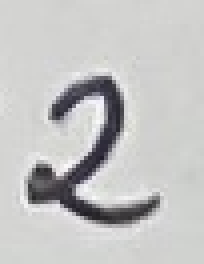
#> input picture images/handwritten_2.png, 51 x 66 px (shown 4 times larger)
$ jupyter execute --allow-errors new_neural_networks.ipynb   (shell and % lines are left out)
#> lines starting #> are read from the running program, lines starting #| are printed output that depends on the picture; after the words box and inside, x2 and y2 are one past the last pixel; in counts of white or black regions, pixels touching at a corner belong together
#> further down, image1 is the input picture: shape (66, 51, 3); mean B, G, R 195.1, 195.6, 195.6
### notebooks/neural_network_scripts/image_processing.py
"""
image-processing.py
~~~~~~~~~~


"""


#### Libraries
# Standard library
import math

# Third-party libraries
import numpy as np
import cv2
import matplotlib.pyplot as plt
from scipy import ndimage

def getBestShift(img):
    cy,cx = ndimage.measurements.center_of_mass(img)

    rows,cols = img.shape
    shiftx = np.round(cols/2.0-cx).astype(int)
    shifty = np.round(rows/2.0-cy).astype(int)

    return shiftx,shifty


def shift(img,sx,sy):
    rows,cols = img.shape
    M = np.float32([[1,0,sx],[0,1,sy]])
    shifted = cv2.warpAffine(img,M,(cols,rows))
    return shifted

def process_image(file_path):

    # read the image
#> called with file_path = '../images/handwritten_2.png'
    gray = cv2.imread(file_path, cv2.IMREAD_GRAYSCALE)
#> gray: shape (66, 51); min 31, max 249, mean 195

    # rescale it to 28px by 28px and invert it (black background)
    gray = cv2.resize(255-gray, (28, 28))
#> gray: shape (28, 28)

    # better black and white version
    (thresh, gray) = cv2.threshold(gray, 128, 255, cv2.THRESH_BINARY | cv2.THRESH_OTSU)
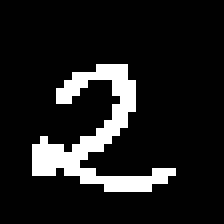
#> gray: shape (28, 28) (shown 8 times larger); 11.6% white in thin lines or dots, all inside (x1, y1, x2, y2) = (4, 8, 22, 24)
#> thresh = 109

    ### Size normal images to fit in 20px by 20px box
    # remove every row and column at the sides of the image which are completely black
    while np.sum(gray[0]) == 0:
        gray = gray[1:]
#> this loop made 8 passes
#> gray: shape (20, 28); 16.2% white in thin lines or dots, all inside (x1, y1, x2, y2) = (4, 0, 22, 16)

    while np.sum(gray[:,0]) == 0:
        gray = np.delete(gray,0,1)
#> this loop made 4 passes
#> gray: shape (20, 24); 19% white in thin lines or dots, all inside (x1, y1, x2, y2) = (0, 0, 18, 16)

    while np.sum(gray[-1]) == 0:
        gray = gray[:-1]

    while np.sum(gray[:,-1]) == 0:
        gray = np.delete(gray,-1,1)
#> this loop made 6 passes

    rows,cols = gray.shape
#> rows = 16; cols = 18

    # Resize outer box to fit into a 20px by 20px box
    if rows > cols:
        factor = 20.0/rows
        rows = 20
        cols = int(round(cols*factor))
        # first cols than rows
        gray = cv2.resize(gray, (cols,rows))
    else:
        factor = 20.0/cols
#> factor = 1.11
        cols = 20
        rows = int(round(rows*factor))
#> rows = 18
        # first cols than rows
        gray = cv2.resize(gray, (cols, rows))

    # Pad missing black rows and columns to add 0s to the sides until image is
    # 28px by 28px
    colsPadding = (int(math.ceil((28-cols)/2.0)),int(math.floor((28-cols)/2.0)))
    rowsPadding = (int(math.ceil((28-rows)/2.0)),int(math.floor((28-rows)/2.0)))
#> rowsPadding = (5, 5)
    gray = np.lib.pad(gray,(rowsPadding,colsPadding),'constant')
#> gray: shape (28, 28)

    # Shift inner 20px by 20px box to be centered using center of mass
    shiftx,shifty = getBestShift(gray)
#> in getBestShift, `cy,cx = ndimage.measurements.center_of_mass(img)`: cy = 14.62; cx = 12.51
#> in getBestShift, `shiftx = np.round(cols/2.0-cx).astype(int)`: shiftx = 1
#> in getBestShift, `shifty = np.round(rows/2.0-cy).astype(int)`: shifty = -1
#> shiftx = 1; shifty = -1
    shifted = shift(gray,shiftx,shifty)
#> in shift, `M = np.float32([[1,0,sx],[0,1,sy]])`: M = [[1, 0, 1], [0, 1, -1]]
#> in shift, `shifted = cv2.warpAffine(img,M,(cols,rows))`:
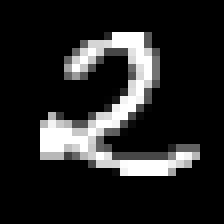
#> shifted: shape (28, 28) (shown 8 times larger); min 0, max 255, mean 36.8
    gray = shifted


    # # save the processed images
    # cv2.imwrite("processed_handwritten_2.png", gray)

    """
    we need to store the flatten image and generate
    the correct_vals array
    correct_val for the first digit (9) would be
    [0,0,0,0,0,0,0,0,0,1]
    """
    # images = [flatten]
    # correct_val = np.zeros((10))
    # correct_val[2] = 1

    return gray


def print_image(image, ax=None):

    if image.shape == (784, 1):
        image = image.reshape(28, 28)

    plt.imshow(image, cmap='gray')

### notebooks/neural_network_scripts/network.py
"""
network.py
~~~~~~~~~~

A module to implement the stochastic gradient descent learning
algorithm for a feedforward neural network.  Gradients are calculated
using backpropagation.  Note that I have focused on making the code
simple, easily readable, and easily modifiable.  It is not optimized,
and omits many desirable features.
"""

#### Libraries
# Standard library
import random

# Third-party libraries
import numpy as np

class Network(object):

    def __init__(self, sizes):
        """The list ``sizes`` contains the number of neurons in the
        respective layers of the network.  For example, if the list
        was [2, 3, 1] then it would be a three-layer network, with the
        first layer containing 2 neurons, the second layer 3 neurons,
        and the third layer 1 neuron.  The biases and weights for the
        network are initialized randomly, using a Gaussian
        distribution with mean 0, and variance 1.  Note that the first
        layer is assumed to be an input layer, and by convention we
        won't set any biases for those neurons, since biases are only
        ever used in computing the outputs from later layers."""
        self.num_layers = len(sizes)
        self.sizes = sizes
        self.biases = [np.random.randn(y, 1) for y in sizes[1:]]
        self.weights = [np.random.randn(y, x)
                        for x, y in zip(sizes[:-1], sizes[1:])]

    def feedforward(self, a):
        """Return the output of the network if ``a`` is input."""
        for b, w in zip(self.biases, self.weights):
            a = sigmoid(np.dot(w, a)+b)
        return a

    # [90 lines left out: functions SGD, update_mini_batch, backprop, evaluate, cost_derivative, not called in this run]

    def predict(self, image):
        """
        all images in the training set have an range from 0-1
        and not from 0-255 so we divide our flatten images
        (a one dimensional vector with our 784 pixels)
        to use the same 0-1 based range
        """
        flatten = image.reshape(784, 1) / 255.0
#> flatten = 784 values, max 1 at index 126, min 0 at index 0, mean 0.144

        output = self.feedforward(flatten)
#> output = [0.0838, 8.17e-06, 1, 0.109, 0.147, 0.362, 0.948, 0.0001, 0.0143, 0.0372]

        prediction = np.argmax(output)
#> prediction = 2

        return prediction

#### Miscellaneous functions
def sigmoid(z):
    """The sigmoid function."""
    return 1.0/(1.0+np.exp(-z))

def sigmoid_prime(z):
    """Derivative of the sigmoid function."""
    return sigmoid(z)*(1-sigmoid(z))

### notebooks/neural_network_scripts/mnist_loader.py
"""
mnist_loader
~~~~~~~~~~~~

A library to load the MNIST image data.  For details of the data structures that are returned, see the doc strings for ``load_data``
and ``load_data_wrapper``.  In practice, ``load_data_wrapper`` is the funciton usually called by our neural network code.
"""


#### Libraries
# Standard library
import pickle
import gzip

# Third-party libraries
import numpy as np

def load_data(file_path):
    """Return the MNIST data as a tuple containing the training data,
    the validation data, and the test data.

    The ``training_data`` is returned as a tuple with two entries.
    The first entry contains the actual training images.  This is a
    numpy ndarray with 50,000 entries.  Each entry is, in turn, a
    numpy ndarray with 784 values, representing the 28 * 28 = 784
    pixels in a single MNIST image.

    The second entry in the ``training_data`` tuple is a numpy ndarray
    containing 50,000 entries.  Those entries are just the digit
    values (0...9) for the corresponding images contained in the first
    entry of the tuple.

    The ``validation_data`` and ``test_data`` are similar, except
    each contains only 10,000 images.

    This is a nice data format, but for use in neural networks it's
    helpful to modify the format of the ``training_data`` a little.
    That's done in the wrapper function ``load_data_wrapper()``, see
    below.
    """

    f = gzip.open(file_path, 'rb')
    training_data, validation_data, test_data = pickle.load(f, encoding='latin1')
    f.close()
    return (training_data, validation_data, test_data)

def load_data_wrapper(file_path):
    """Return a tuple containing ``(training_data, validation_data,
    test_data)``.  Based on ``load_data``, but the format is more
    convenient for use in our implementation of neural networks.

    In particular, ``training_data`` is a list containing 50,000
    2-tuples ``(x, y)``.  ``x`` is a 784-dimensional numpy.ndarray
    containing the input image.  ``y`` is a 10-dimensional
    numpy.ndarray representing the unit vector corresponding to the
    correct digit for ``x``.

    ``validation_data`` and ``test_data`` are lists containing 10,000
    2-tuples ``(x, y)``.  In each case, ``x`` is a 784-dimensional
    numpy.ndarray containing the input image, and ``y`` is the
    corresponding classification, i.e., the digit values (integers)
    corresponding to ``x``.

    Obviously, this means we're using slightly different formats for
    the training data and the validation / test data.  These formats
    turn out to be the most convenient for use in our neural network
    code."""
    tr_d, va_d, te_d = load_data(file_path)
    training_inputs = [np.reshape(x, (784, 1)) for x in tr_d[0]]
    training_results = [vectorized_result(y) for y in tr_d[1]]
    training_data = list(zip(training_inputs, training_results))
    validation_inputs = [np.reshape(x, (784, 1)) for x in va_d[0]]
    validation_data = zip(validation_inputs, va_d[1])
    test_inputs = [np.reshape(x, (784, 1)) for x in te_d[0]]
    test_data = list(zip(test_inputs, te_d[1]))
    return (training_data, validation_data, test_data)

# [8 lines left out: function vectorized_result, not called in this run]

### notebooks/new_neural_networks.ipynb
# Introduction

## Download dataset and custom Python modules

[cell 1]
# Clone repo containing MNIST data and the neural network modules

[cell 2]
import os
import sys

gh_dir = os.getcwd()+'/Stanford-ML-Class'

# Specify where Python should look when importing custom modules
import sys
sys.path.insert(0,gh_dir+'/notebooks/neural_network_scripts')

## Important Python Libraries for Data Science

[cell 3]
# For organizing and manipulating data
import numpy as np

# For Plotting
import matplotlib.pyplot as plt
import cv2

# Import custom neural network modules
import mnist_loader
import network
import image_processing
import plotting

# Read Data

[cell 4]
# Load datasets
file_path = gh_dir+"/data/mnist.pkl.gz"
# Load datasets
#> (the rest of this cell did not finish here and is left out)

## Visualizing the Dataset

### The First Digit From the Training Dataset

#> (a cell that did not finish here is left out)

### The Second Digit From the Training Dataset

#> (a cell that did not finish here is left out)

[cell 7]
# Create a three layer neural network.  The first layer has 784 input neurons
# (one for each of the 784 pixels in the 28px by 28px image being fed in), the
# second layer has 30 neurons, and the third layer has 10 output neurons, one
# for each digit 0-9 representing the model's estimated probability of the
# image being that digit.
net = network.Network([784, 30, 10])

#> (a cell that did not finish here is left out)

# Generating Predictions From Your Own Handwriting

## Image1

[cell 9]
# Original Image
image1_path = "../images/handwritten_2.png"
image1 = cv2.imread(image1_path)
plt.imshow(image1);

# processed_image1 = \
# image_processing.process_image("../images/handwritten_2.png")

[cell 10]
# Processed image
processed_image1 = \
image_processing.process_image(image1_path)
image_processing.print_image(processed_image1)

[cell 11]
# Make prediction
net.predict(processed_image1)
#> Out = 2

## Image2

[cell 12]
# Original Image
image2_path = "../images/handwritten_8.jpg"
image2 = cv2.imread(image2_path)
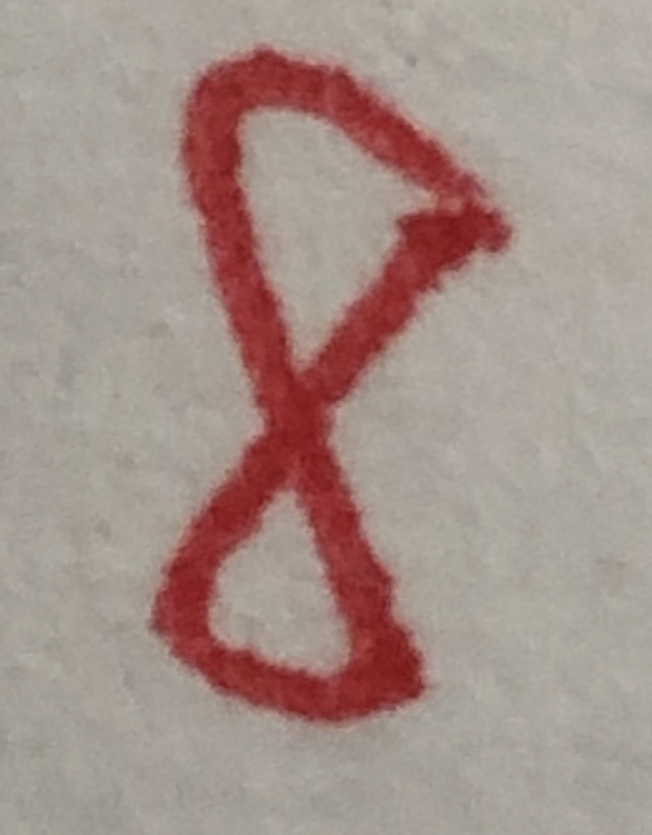
#> input picture images/handwritten_8.jpg, 1304 x 1670 px (shown at 1/2 size)
#> image2 is the input picture: shape (1670, 1304, 3); mean B, G, R 137.5, 145, 164.9
plt.imshow(image2);

[cell 13]
# Processed Image
processed_image2 = \
image_processing.process_image(image2_path)
#> in process_image (call 2), `(thresh, gray) = cv2.threshold(gray, 128, 255, cv2.THRESH_BINARY | cv2..`: gray: shape (28, 28); 15.6% white in thin lines or dots, all inside (x1, y1, x2, y2) = (7, 2, 22, 24)
#> the loop in process_image (call 2), `while np.sum(gray[0]) == 0:` made 2 passes
#> the loop in process_image (call 2), `while np.sum(gray[:,0]) == 0:` made 7 passes
#> after the loop in process_image (call 2), `while np.sum(gray[:,0]) == 0:`: gray: shape (26, 21); 22.3% white in thin lines or dots, all inside (x1, y1, x2, y2) = (0, 0, 15, 22)
#> the loop in process_image (call 2), `while np.sum(gray[-1]) == 0:` made 4 passes
#> the loop in process_image (call 2), `while np.sum(gray[:,-1]) == 0:` made 6 passes
#> call 2 of shift, with sx = 2, sy = 1
#> in shift (call 2), `M = np.float32([[1,0,sx],[0,1,sy]])`: M = [[1, 0, 2], [0, 1, 1]]
#> in shift (call 2), `shifted = cv2.warpAffine(img,M,(cols,rows))`:
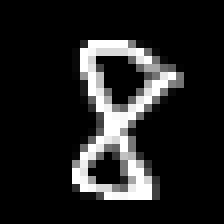
#> shifted: shape (28, 28) (shown 8 times larger); min 0, max 255, mean 33.5
image_processing.print_image(processed_image2)

[cell 14]
net.predict(processed_image2)
#> Out = 2

## Image3

[cell 15]
# Original Image
image3_path = "../images/handwritten_4.jpg"
image3 = cv2.imread(image3_path)
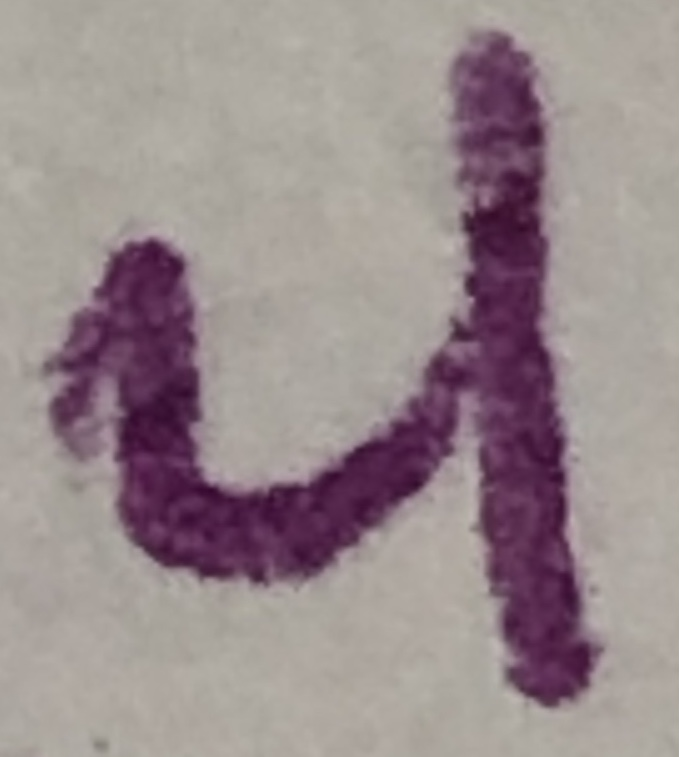
#> input picture images/handwritten_4.jpg, 679 x 757 px
#> image3 is the input picture: shape (757, 679, 3); mean B, G, R 141.5, 139.5, 153.6
plt.imshow(image3);

[cell 16]
# Processed Image
processed_image3 = \
image_processing.process_image(image3_path)
#> call 3 of process_image, with file_path = '../images/handwritten_4.jpg'
#> in process_image (call 3), `gray = cv2.imread(file_path, cv2.IMREAD_GRAYSCALE)`:
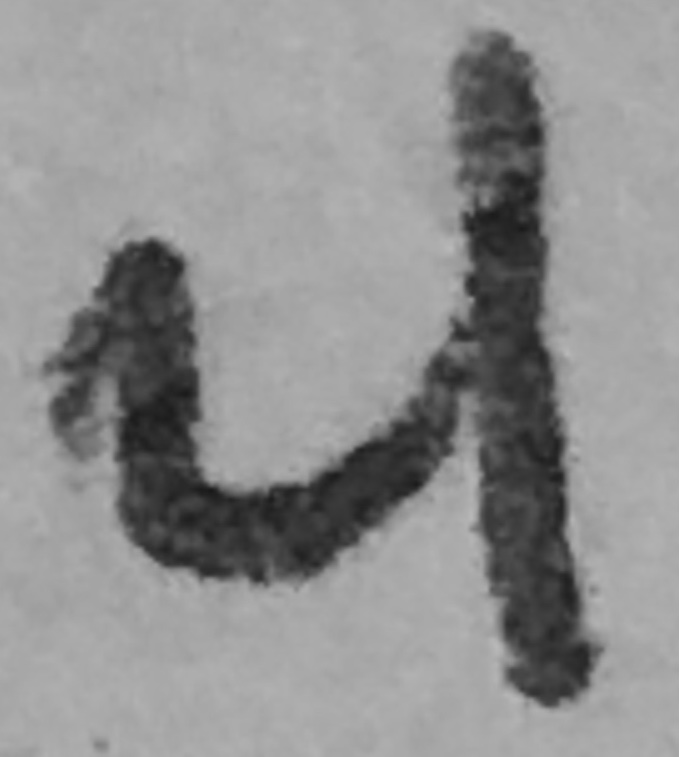
#> gray: shape (757, 679); min 25, max 185, mean 143.9
#> in process_image (call 3), `gray = cv2.resize(255-gray, (28, 28))`:
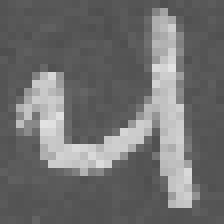
#> gray: shape (28, 28) (shown 8 times larger); min 78, max 227, mean 111.1
#> in process_image (call 3), `(thresh, gray) = cv2.threshold(gray, 128, 255, cv2.THRESH_BINARY | cv2..`:
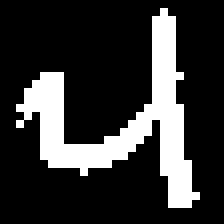
#> gray: shape (28, 28) (shown 8 times larger); 20.8% white; 1 white region, box (x1, y1, x2, y2) and area: (2, 1, 25, 26) 163
#> in process_image (call 3), `(thresh, gray) = cv2.threshold(gray, 128, 255, cv2.THRESH_BINARY | cv2..`: thresh = 139
#> the loop in process_image (call 3), `while np.sum(gray[0]) == 0:` made 1 pass
#> the loop in process_image (call 3), `while np.sum(gray[:,0]) == 0:` made 2 passes
#> the loop in process_image (call 3), `while np.sum(gray[-1]) == 0:` made 2 passes
#> the loop in process_image (call 3), `while np.sum(gray[:,-1]) == 0:` made 3 passes
#> in process_image (call 3), `gray = np.lib.pad(gray,(rowsPadding,colsPadding),'constant')`:
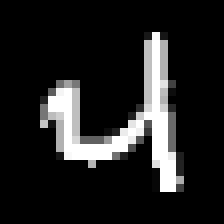
#> gray: shape (28, 28) (shown 8 times larger); min 0, max 255, mean 33.5
#> in process_image (call 3), `shiftx,shifty = getBestShift(gray)`: shiftx = -1
#> call 3 of shift, with sx = -1, sy = -1
#> in shift (call 3), `M = np.float32([[1,0,sx],[0,1,sy]])`: M = [[1, 0, -1], [0, 1, -1]]
#> in shift (call 3), `shifted = cv2.warpAffine(img,M,(cols,rows))`:
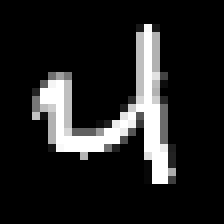
#> shifted: shape (28, 28) (shown 8 times larger); min 0, max 255, mean 33.5
image_processing.print_image(processed_image3)

[cell 17]
net.predict(processed_image3)
#> Out = 2
